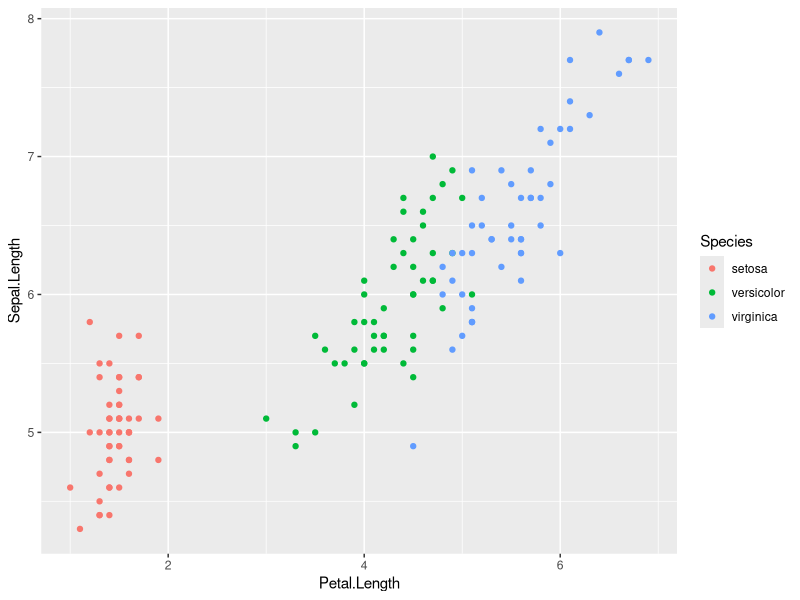
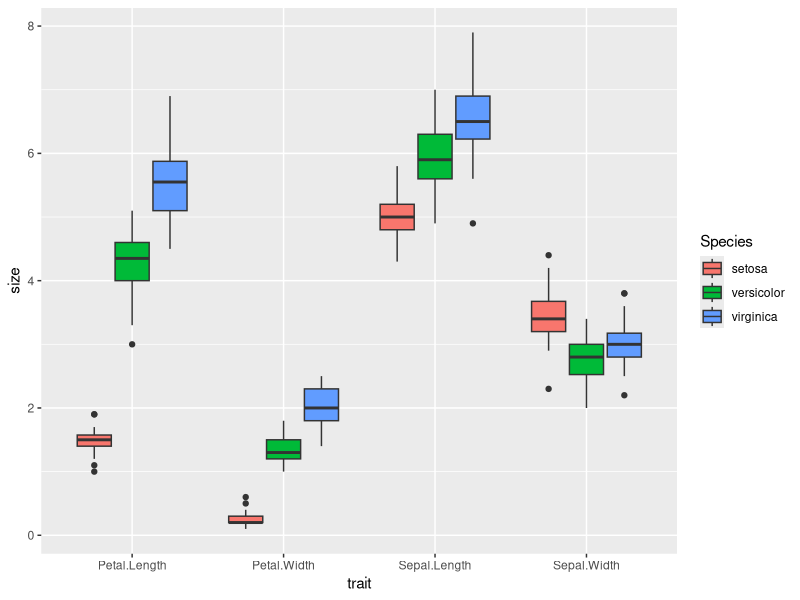
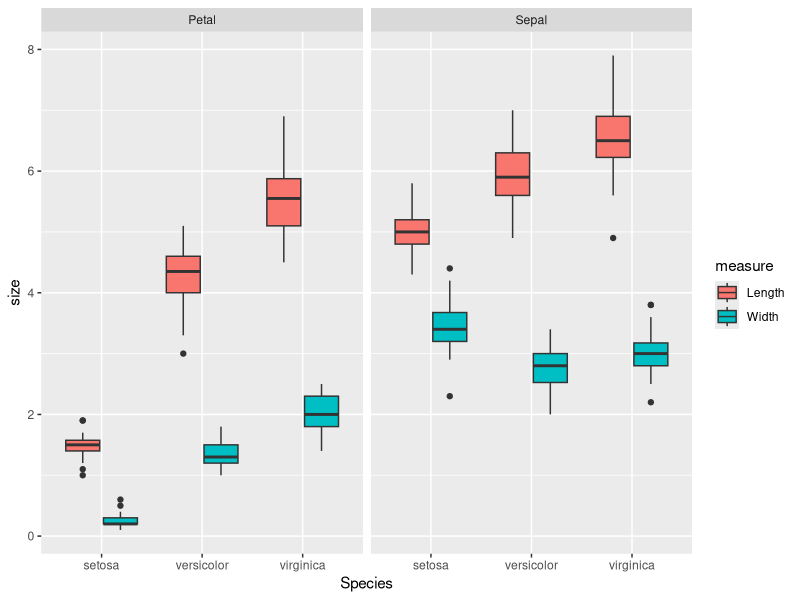
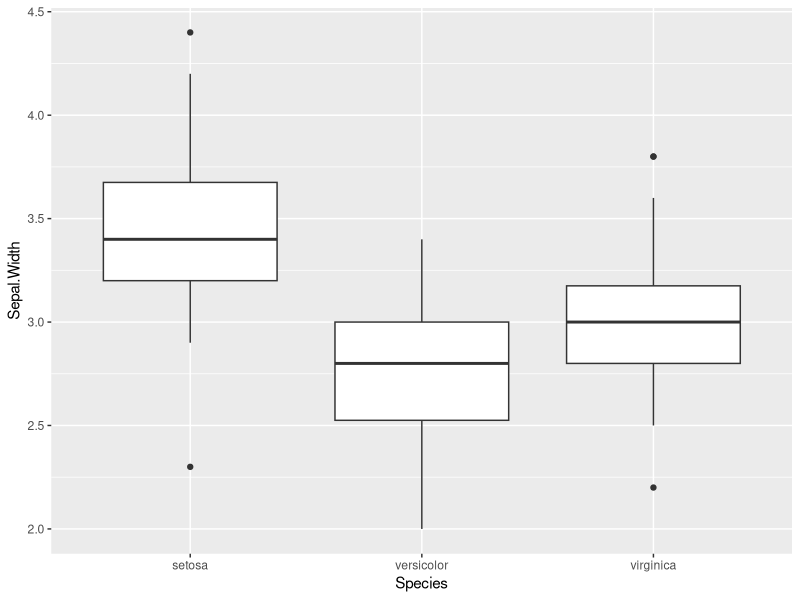
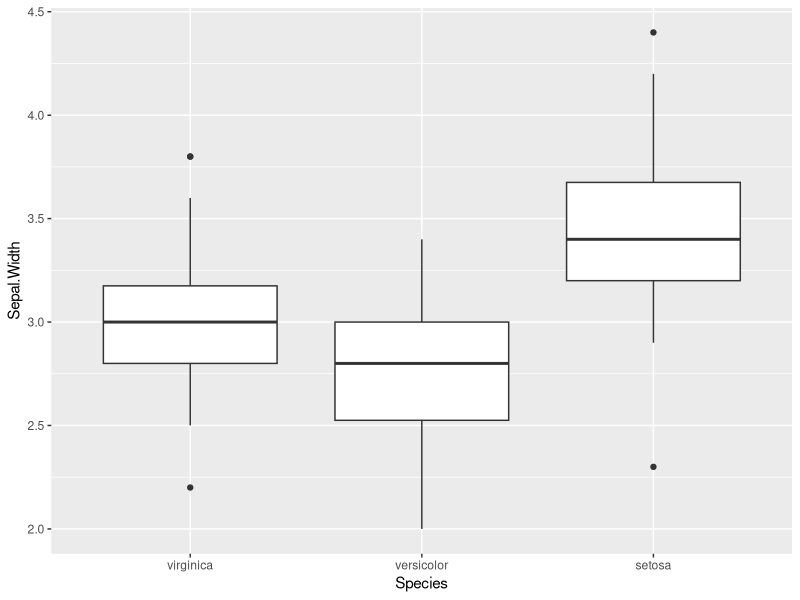
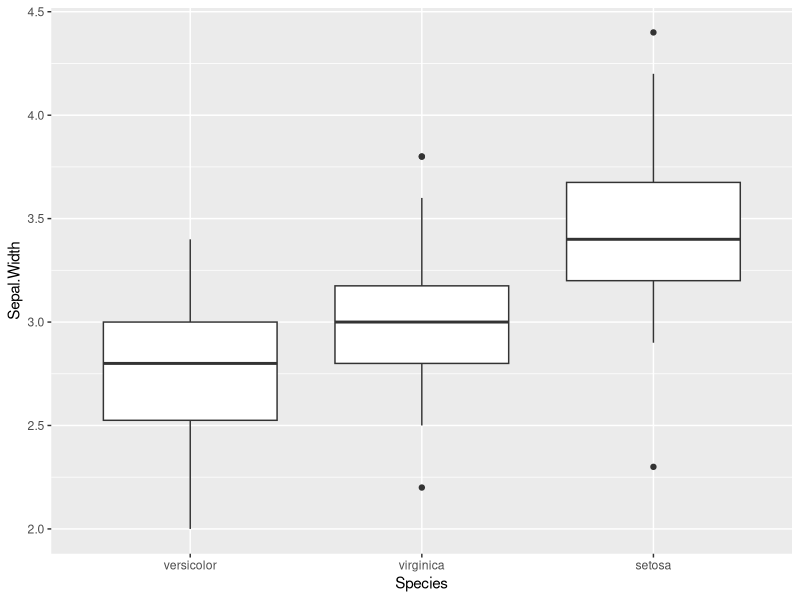

Reproduce these figures in R, in order.
## ---- chunk 1
library(tidyverse)
## ---- chunk 2
# Create an example table
gene_expression <- tibble(sample = LETTERS[1:3],
                          gene1 = c(10, 100, 1000),
                          gene2 = c(20, 200, 2000))
gene_expression
## ---- chunk 3
# Create a second example table
gene_expression_more <- tibble(sample = LETTERS[2:4],
                          gene3 = c(30000, 3000, 300),
                          gene4 = c(40000, 4000, 400)) 
gene_expression_more
## ---- chunk 4
full_join(gene_expression, gene_expression_more, by="sample")
## ---- chunk 5
left_join(gene_expression, gene_expression_more, by="sample")
## ---- chunk 6
right_join(gene_expression, gene_expression_more, by="sample")
## ---- chunk 7
inner_join(gene_expression, gene_expression_more, by="sample")
## ---- chunk 8
anti_join(gene_expression, gene_expression_more, by="sample")
## ---- chunk 9
# For convenience convert the iris dataset to a tibble (so it doesn't print out of the screen!)
iris <- as_tibble(iris)
iris
## ---- chunk 10
ggplot(iris, aes(Petal.Length, Sepal.Length, colour = Species)) + 
  geom_point()
## ---- chunk 11
set.seed(11)
iris %>% 
  gather(trait, size, -Species) %>% 
  sample_n(10) %>% 
  arrange(Species, trait) %>% 
  knitr::kable()
## ---- chunk 12
iris_long <- iris %>% 
  mutate(flower_id = 1:n()) %>%         # Make an identifier for each flower
  gather(trait, size, -Species, -flower_id)
iris_long
## ---- chunk 13
ggplot(iris_long, aes(trait, size, fill = Species)) + 
  geom_boxplot()
## ---- chunk 14
iris_long %>% 
  spread(trait, size)
## ---- chunk 15
unique(iris_long$trait)
## ---- chunk 16
# Automatic guess
iris_long %>% 
  separate(trait, c("organ", "measure"))
## ---- chunk 17
iris_long %>% 
  separate(trait, c("organ", "measure")) %>% 
  ggplot(aes(Species, size, fill = measure)) +
  geom_boxplot() +
  facet_grid( ~ organ)
## ---- chunk 18
iris_long %>% 
  separate(trait, c("organ", "measure"), 
           sep = "\\.", 
           remove = FALSE)
## ---- chunk 19
iris_long %>% 
  separate(trait, c("organ", "measure")) %>% 
  unite(trait, organ, measure, sep = ".")
## ---- chunk 20
ggplot(iris, aes(Species, Sepal.Width)) + 
  geom_boxplot()
## ---- chunk 21
# Convert Species to a factor:
factor(iris$Species)
## ---- chunk 22
factor(iris$Species, levels = c("versicolor", "virginica", "setosa"))
## ---- chunk 23
# Using mutate to modify the Species column into a factor with custom level order
iris %>% 
  mutate(Species = factor(Species, levels = c("virginica", "versicolor", "setosa"))) %>% 
  ggplot(aes(Species, Sepal.Width)) + 
  geom_boxplot()
## ---- chunk 24
iris %>% 
  mutate(Species = fct_reorder(Species, Sepal.Width)) %>% 
  ggplot(aes(Species, Sepal.Width)) + 
  geom_boxplot()
## ---- chunk 25
iris %>% 
  arrange(Petal.Width)
## ---- chunk 26
iris %>% 
  arrange(desc(Petal.Width))
